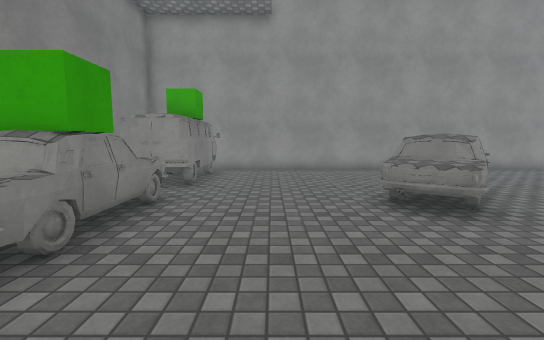
View 1 (above)

17 first-person views from a walk through a Unity game level. The camera is 1.3 m above the floor, tilts 6° down and sees 90° across. The floor is counted in squares, 1 m on a side. Each view is taken from the middle of a square. On the plan, view 1 faces up. The plan holds only what a view shows up to about 13 squares ahead; the rest is blank. The place goes on beyond the plan. The player is left out. Surface patterns are stand-ins for the level's own textures.

View 2
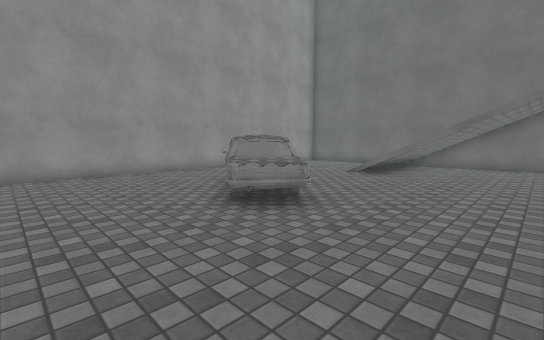

View 3
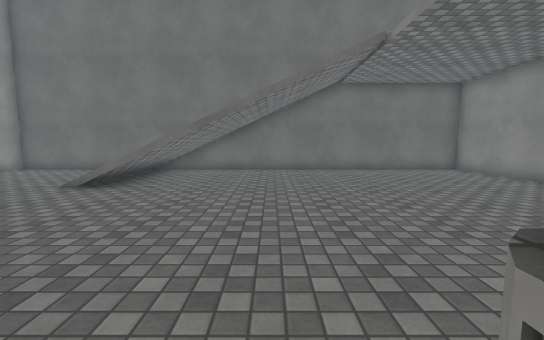

View 4
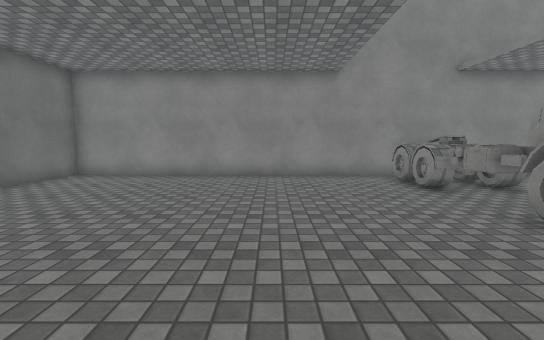

View 5
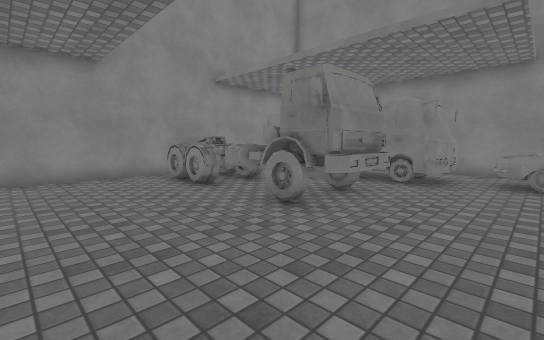

View 6
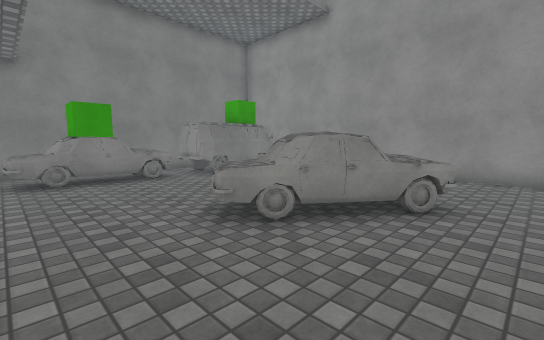

View 7
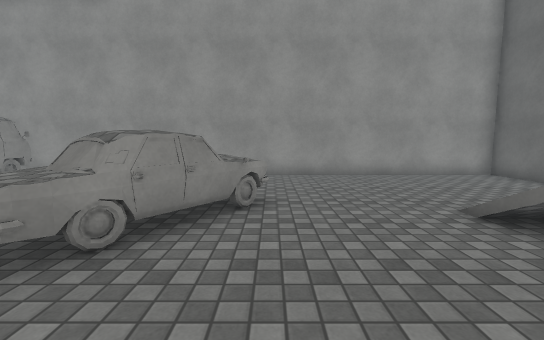

View 8
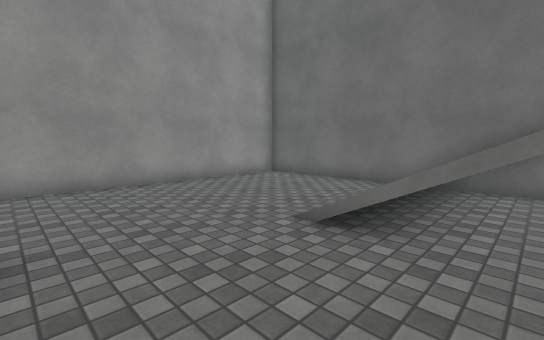

View 9
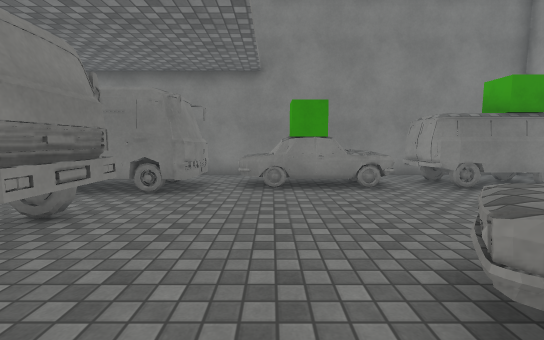

View 10
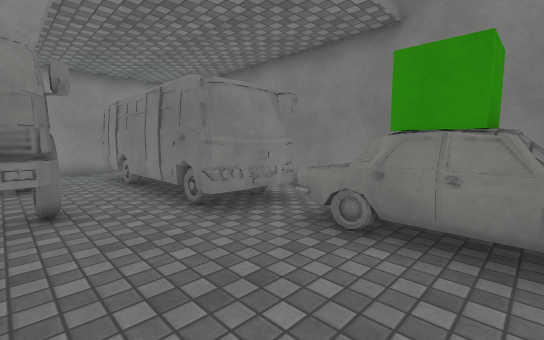

View 11
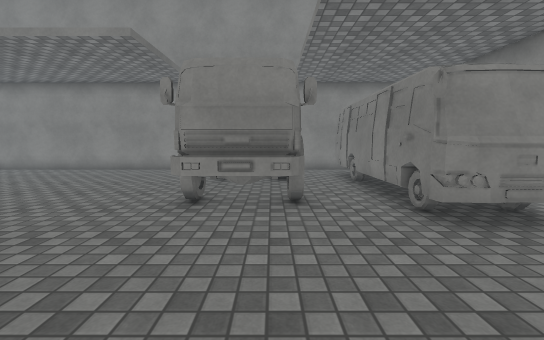

View 12
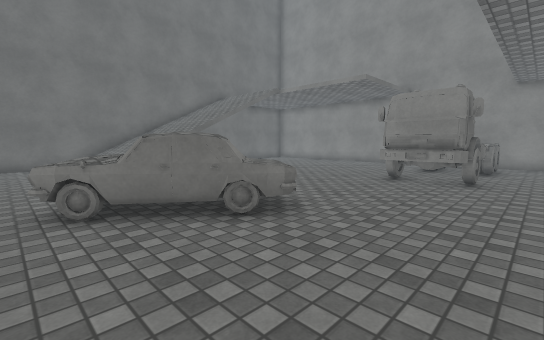

View 13
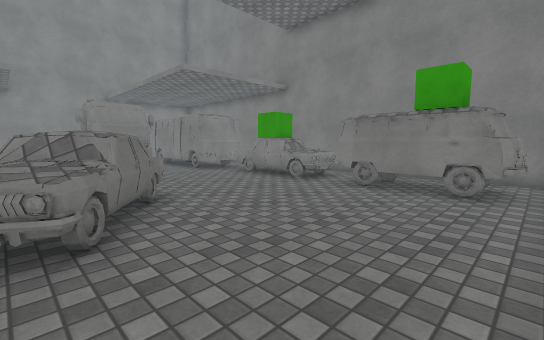

View 14
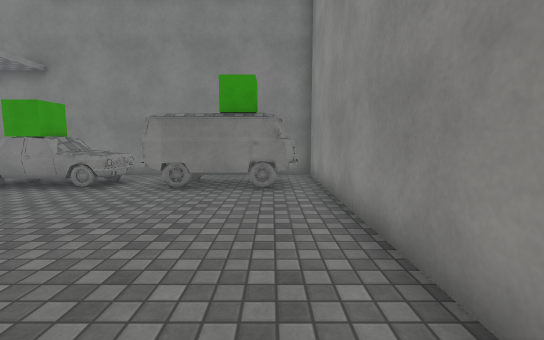

View 15
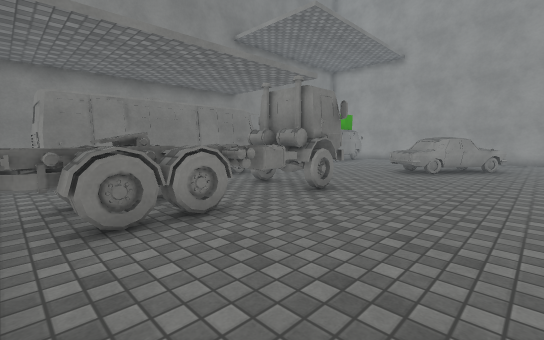

View 16
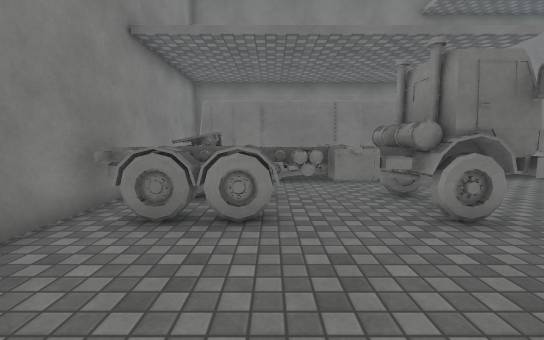

View 17
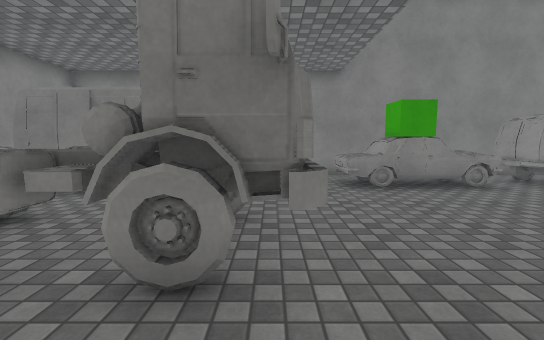

### Floor plan
Key: @ floor where view 1 was taken; # wall or solid block; . floor; / step, stairs or slope; A van; C car; G green cube; T truck; B bus.
Columns run from 6 left of view 1 to 15 right of it. Each row starts with its distance up from view 1.
 13 ######################
 12 #. #.................#
 11 #.AA#................#
 10 #.AA#................#
  9 #.AA#......C.........#
  8 #.AA#.....CCC........#
  7 #.AA.....CCC..../////#
  6 #.CCC....CCC..../////#
  5 #.CGC...CCC...../ // #
  4 #.GGC....C....../    #
  3 #.CC............/////#
  2 #.CC.................#
  1 #.BBB................#
  0 #.B B.@TTT...........#
 -1 #.  #.TTTT...........#
 -2     #..TTT...........#
 -3     #..TTT...........#
 -4     B.#TT#...........#
 -5     #.#TTT...........#
 -6 # B##.#TTT...........#
 -7 #   ...##............#
 -8  #####################

Where each view was taken, in squares from view 1:
view 1: 0 up, 0 right, facing up
view 2: 1 up, 1 left, facing up-right
view 3: 1 up, 2 right, facing right
view 4: 3 up, 7 right, facing down
view 5: 3 up, 7 right, facing down-left
view 6: 2 up, 7 right, facing up-left
view 7: 2 up, 6 right, facing up
view 8: 4 up, 6 right, facing up-right
view 9: 3 up, 5 right, facing left
view 10: 5 up, 1 right, facing down-left
view 11: 5 up, 1 right, facing down
view 12: 9 up, 1 left, facing down-right
view 13: 12 up, 5 right, facing down-left
view 14: 11 up, 5 right, facing left
view 15: 7 down, 7 right, facing up-left
view 16: 4 down, 7 right, facing left
view 17: 0 up, 5 right, facing left
